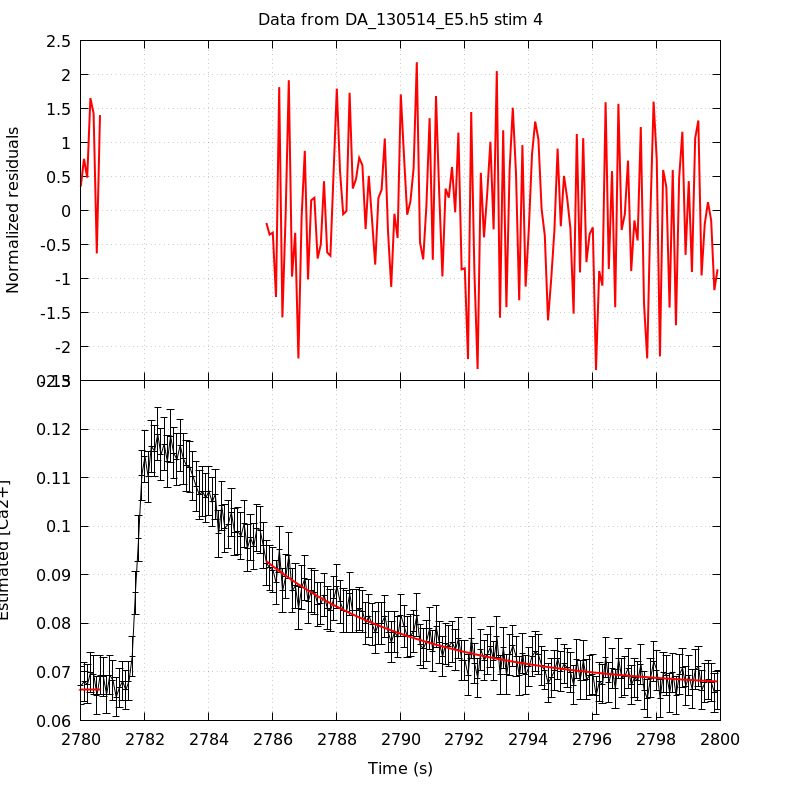

Write gnuplot code to recreate this figure.
unset key
set grid
set multiplot title 'Data from DA_130514_E5.h5 stim 4' noenhanced layout 2,1 margins 0.1,0.9,0.1,0.95 spacing 0,0
set ylabel 'Normalized residuals'
set xtics format ''
plot 'DA_130514_E5_aba_RatioFit_s4' using 1:4 with lines linecolor rgb 'red' linewidth 2
set format x '%g'
set xlabel 'Time (s)'
set ylabel 'Estimated [Ca2+]'
plot 'DA_130514_E5_aba_CaRatio_s4' using 1:2:($3*1.96) with yerrorlines \
     linecolor rgb 'black' linewidth 1,                \
     'DA_130514_E5_aba_RatioFit_s4' using 1:3 with lines linecolor rgb 'red'\
     linewidth 2
unset multiplot
